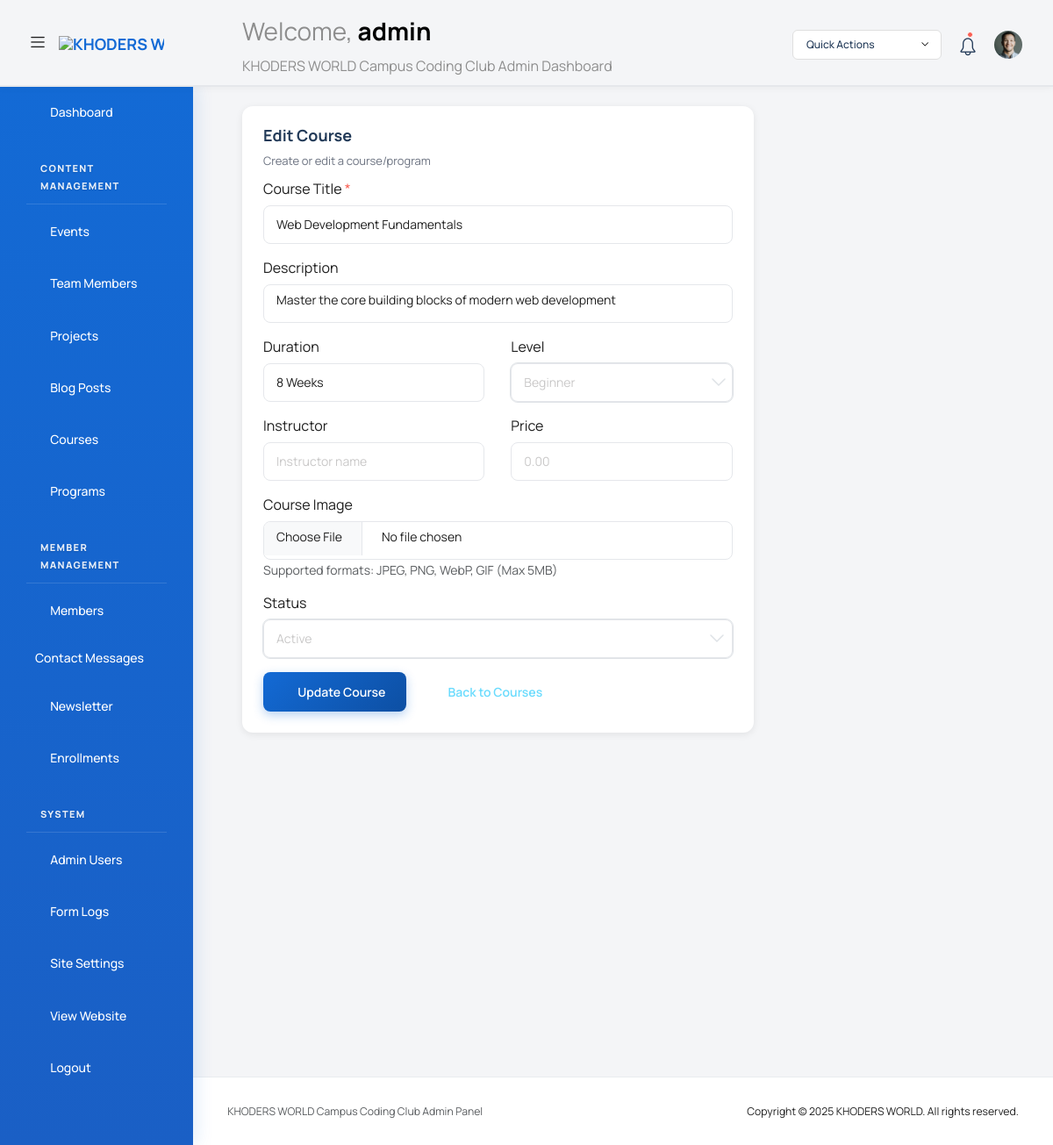
Page /admin/?route=course-editor&action=edit&id=1 (signed in) on the committed database.
### tables this page shows
CREATE TABLE IF NOT EXISTS courses (
    id INT AUTO_INCREMENT PRIMARY KEY,
    title VARCHAR(300) NOT NULL,
    subtitle TEXT,
    description LONGTEXT,
    duration VARCHAR(100),
    price DECIMAL(10, 2),
    level VARCHAR(50),
    instructor VARCHAR(100),
    category VARCHAR(100),
    hero_image VARCHAR(500),
    image_url VARCHAR(500),
    syllabus TEXT,
    prerequisites TEXT,
    members_count INT DEFAULT 0,
    rating DECIMAL(2,1) DEFAULT 0,
    status ENUM('active', 'inactive', 'archived') DEFAULT 'active',
    created_at TIMESTAMP DEFAULT CURRENT_TIMESTAMP,
    updated_at TIMESTAMP DEFAULT CURRENT_TIMESTAMP ON UPDATE CURRENT_TIMESTAMP,
    INDEX idx_status (status),
    INDEX idx_level (level)
);

### admin/index.php (called while the page is built, shortened)
<?php
require_once '../config/auth.php';
require_once __DIR__ . '/template.php';

### config/auth.php (called while the page is built, shortened)
<?php
class Auth {
    public static function user() {
        $userData = [
            'id' => $_SESSION['admin_id'] ?? 0,
            'username' => $_SESSION['admin_username'] ?? 'Unknown',
            'role' => $_SESSION['admin_role'] ?? 'editor',
            'login_time' => $_SESSION['login_time'] ?? time()
        ];
        if (!empty($_SESSION['admin_id'])) {
            try {
                $database = new Database();
                $db = $database->getConnection();
                if ($db) {
                    $stmt = $db->prepare("SELECT email, role FROM admins WHERE id = ? LIMIT 1");
                    $stmt->execute([$_SESSION['admin_id']]);
                    $dbUser = $stmt->fetch();
                    if ($dbUser) {
                        $userData['email'] = $dbUser['email'];
                        $userData['role'] = $dbUser['role'];
                    }
                }
            } catch (PDOException $e) {
            }
        }
        return $userData;
    }
}
?>

### admin/pages/course-editor.php (the view, shortened to what this page needs)
<?php
require_once __DIR__ . '/../../config/database.php';
$action = $_GET['action'] ?? 'add';
$course_id = isset($_GET['id']) ? (int)$_GET['id'] : 0;
$course = [
    'title' => '',
    'description' => '',
    'duration' => '',
    'level' => 'Beginner',
    'instructor' => '',
    'image_url' => '',
    'price' => 0,
    'status' => 'active'
];
try {
    $database = new Database();
    $db = $database->getConnection();
} catch (Exception $e) {
    $error = 'Database connection error: ' . $e->getMessage();
    $db = null;
}
if ($db && $action === 'edit' && $course_id > 0) {
    try {
        $stmt = $db->prepare("SELECT * FROM courses WHERE id = ?");
        $stmt->execute([$course_id]);
        $existingCourse = $stmt->fetch(PDO::FETCH_ASSOC);
        if ($existingCourse) {
            $course = $existingCourse;
        } else {
            $error = 'Course not found.';
        }
    } catch (PDOException $e) {
        $error = 'Error loading course: ' . $e->getMessage();
    }
}
$pageTitle = ($action === 'edit') ? 'Edit Course' : 'Add New Course';
?>
<div class="content-wrapper">
  <div class="row">
    <div class="col-lg-8 grid-margin stretch-card">
      <div class="card">
        <div class="card-body">
          <h4 class="card-title"><?php echo $pageTitle; ?></h4>
          <p class="card-subtitle">Create or edit a course/program</p>
          <form method="POST" class="forms-sample" enctype="multipart/form-data">
            <div class="mb-3">
              <label for="title" class="form-label">Course Title <span class="text-danger">*</span></label>
              <input type="text" class="form-control" id="title" name="title"
                     value="<?php echo htmlspecialchars($course['title']); ?>"
                     placeholder="Enter course title" required>
            </div>
            <div class="mb-3">
              <label for="description" class="form-label">Description</label>
              <textarea class="form-control" id="description" name="description"
                        rows="4" placeholder="Enter course description"><?php echo htmlspecialchars($course['description']); ?></textarea>
            </div>
            <div class="row">
              <div class="col-md-6">
                <div class="mb-3">
                  <label for="duration" class="form-label">Duration</label>
                  <input type="text" class="form-control" id="duration" name="duration"
                         value="<?php echo htmlspecialchars($course['duration']); ?>"
                         placeholder="e.g., 4 weeks">
                </div>
              </div>
              <div class="col-md-6">
                <div class="mb-3">
                  <label for="level" class="form-label">Level</label>
                  <select class="form-select" id="level" name="level">
                    <option value="Beginner" <?php echo $course['level'] === 'Beginner' ? 'selected' : ''; ?>>Beginner</option>
                  </select>
                </div>
              </div>
            </div>
            <div class="row">
              <div class="col-md-6">
                <div class="mb-3">
                  <label for="instructor" class="form-label">Instructor</label>
                  <input type="text" class="form-control" id="instructor" name="instructor"
                         value="<?php echo htmlspecialchars($course['instructor']); ?>"
                         placeholder="Instructor name">
                </div>
              </div>
              <div class="col-md-6">
                <div class="mb-3">
                  <label for="price" class="form-label">Price</label>
                  <input type="number" class="form-control" id="price" name="price"
                         value="<?php echo htmlspecialchars($course['price']); ?>"
                         placeholder="0.00" step="0.01" min="0">
                </div>
              </div>
            </div>
            <div class="mb-3">
              <label for="image_file" class="form-label">Course Image</label>
              <input type="file" class="form-control" id="image_file" name="image_file"
                     accept="image/jpeg,image/png,image/webp,image/gif"
                     onchange="previewImage(this, 'image_preview')">
              <small class="form-text text-muted">Supported formats: JPEG, PNG, WebP, GIF (Max 5MB)</small>
            </div>
            <div class="mb-3">
              <label for="status" class="form-label">Status</label>
              <select class="form-select" id="status" name="status">
                <option value="active" <?php echo $course['status'] === 'active' ? 'selected' : ''; ?>>Active</option>
              </select>
            </div>
            <div class="d-flex gap-2">
              <button type="submit" class="btn btn-primary">
                <i class="mdi mdi-content-save"></i> <?php echo ($action === 'edit') ? 'Update' : 'Create'; ?> Course
              </button>
              <a href="?route=courses" class="btn btn-outline-secondary">
                <i class="mdi mdi-arrow-left"></i> Back to Courses
              </a>
            </div>
          </form>
        </div>
      </div>
    </div>
  </div>
</div>

### admin/partials/_navbar.php (shortened to what this page needs)
<nav class="navbar default-layout col-lg-12 col-12 p-0 fixed-top d-flex align-items-top flex-row">
  <div class="text-center navbar-brand-wrapper d-flex align-items-center justify-content-start">
    <div class="me-3">
      <button class="navbar-toggler navbar-toggler align-self-center" type="button" data-bs-toggle="minimize">
        <span class="icon-menu"></span>
      </button>
    </div>
    <div>
      <a class="navbar-brand brand-logo" href="index.php">
        <img src="assets/images/logo.svg" alt="KHODERS WORLD logo" />
      </a>
    </div>
  </div>
  <div class="navbar-menu-wrapper d-flex align-items-top">
    <ul class="navbar-nav">
      <li class="nav-item font-weight-semibold d-none d-lg-block ms-0">
        <h1 class="welcome-text">Welcome, <span class="text-black fw-bold"><?php echo htmlspecialchars($user['username'] ?? 'Admin'); ?></span></h1>
        <h3 class="welcome-sub-text">KHODERS WORLD Campus Coding Club Admin Dashboard</h3>
      </li>
    </ul>
    <ul class="navbar-nav ms-auto">
      <li class="nav-item dropdown d-none d-lg-block">
        <a class="nav-link dropdown-bordered dropdown-toggle dropdown-toggle-split" id="messageDropdown" href="#" data-bs-toggle="dropdown" aria-expanded="false"> Quick Actions </a>
      </li>
      <li class="nav-item dropdown">
        <a class="nav-link count-indicator" id="countDropdown" href="#" data-bs-toggle="dropdown" aria-expanded="false">
          <i class="icon-bell"></i>
          <span class="count"></span>
        </a>
      </li>
      <li class="nav-item dropdown d-none d-lg-block user-dropdown">
        <a class="nav-link" id="UserDropdown" href="#" data-bs-toggle="dropdown" aria-expanded="false">
          <img class="img-xs rounded-circle" src="assets/images/faces/face8.jpg" alt="Profile image"> </a>
      </li>
    </ul>
  </div>
</nav>

### admin/assets/css/khoders-custom.css (style rules this page uses)
:root { --khoders-primary: #4B49AC; --khoders-secondary: #98BDFF; --khoders-success: #57B657; --khoders-info: #248AFD; --khoders-warning: #FFC100; --khoders-danger: #FF4747; --khoders-light: #F8F9FA; --khoders-dark: #1F2937; }
.navbar .navbar-brand-wrapper .navbar-brand img { max-width: 120px; height: auto; }
.welcome-text { color: var(--khoders-primary); }
.welcome-sub-text { color: var(--khoders-dark); font-size: 0.875rem; margin-top: 0.25rem; }
.btn-primary { background-color: var(--khoders-primary); border-color: var(--khoders-primary); }

### admin/template.php (style rules this page uses)
:root { --eth-blue: #136ad5; --eth-dark: #223a58; --eth-light: #f5faff; }
.card { border: none !important; border-radius: 12px !important; box-shadow: 0 2px 8px rgba(0,0,0,0.08) !important; transition: all 0.3s cubic-bezier(0.4, 0, 0.2, 1) !important; background: #ffffff !important; }
.card-body { padding: 24px !important; }
.card-title { color: #223a58 !important; font-weight: 700 !important; font-size: 18px !important; margin-bottom: 8px !important; }
.card-subtitle { color: #6B7280 !important; font-size: 13px !important; }
.btn { border-radius: 8px !important; font-weight: 600 !important; transition: all 0.2s ease !important; border: none !important; font-size: 14px !important; }
.btn-primary { background: linear-gradient(135deg, #136ad5 0%, #0d4fa3 100%) !important; color: white !important; box-shadow: 0 4px 12px rgba(19, 106, 213, 0.3) !important; }
.form-control, .form-select { border: 1.5px solid #E5E7EB !important; border-radius: 8px !important; padding: 10px 14px !important; font-size: 14px !important; transition: all 0.2s ease !important; }
.navbar { background: white !important; border-bottom: 2px solid #E5E7EB !important; box-shadow: 0 2px 8px rgba(0,0,0,0.04) !important; }
.navbar-brand { font-weight: 700 !important; color: #136ad5 !important; font-size: 18px !important; }
.navbar .nav-link { color: #223a58 !important; font-weight: 500 !important; }

### rows in the picture
courses: title "Web Development Fundamentals", description "Master the core building blocks of modern web development", duration "8 Weeks", level "Beginner", status "Active"

### other values in the picture
$user['username'] "admin"
$pageTitle "Edit Course"
